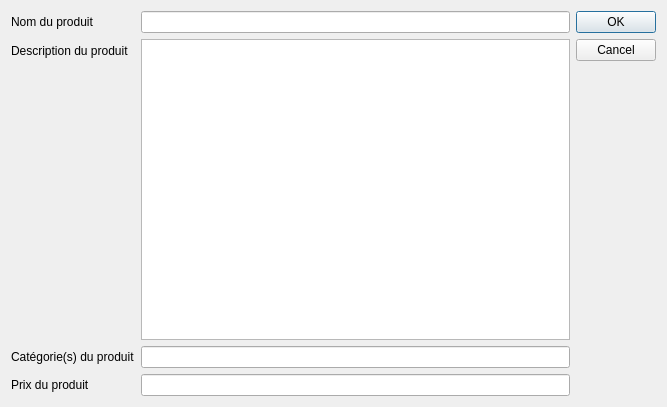
<?xml version="1.0" encoding="UTF-8"?>
<ui version="4.0">
 <class>Dialog</class>
 <widget class="QDialog" name="Dialog">
  <property name="geometry">
   <rect>
    <x>0</x>
    <y>0</y>
    <width>667</width>
    <height>407</height>
   </rect>
  </property>
  <property name="windowTitle">
   <string>Dialog</string>
  </property>
  <layout class="QGridLayout" name="gridLayout">
   <item row="0" column="0">
    <layout class="QFormLayout" name="formLayout">
     <item row="0" column="0">
      <widget class="QLabel" name="label">
       <property name="text">
        <string>Nom du produit</string>
       </property>
      </widget>
     </item>
     <item row="0" column="1">
      <widget class="QLineEdit" name="edit_product_name"/>
     </item>
     <item row="1" column="0">
      <widget class="QLabel" name="label_2">
       <property name="text">
        <string>Description du produit</string>
       </property>
      </widget>
     </item>
     <item row="3" column="0">
      <widget class="QLabel" name="label_3">
       <property name="text">
        <string>Prix du produit</string>
       </property>
      </widget>
     </item>
     <item row="3" column="1">
      <widget class="QLineEdit" name="edit_product_price"/>
     </item>
     <item row="1" column="1">
      <widget class="QTextEdit" name="edit_product_desc"/>
     </item>
     <item row="2" column="0">
      <widget class="QLabel" name="label_4">
       <property name="text">
        <string>Catégorie(s) du produit</string>
       </property>
      </widget>
     </item>
     <item row="2" column="1">
      <widget class="QLineEdit" name="edit_product_category"/>
     </item>
    </layout>
   </item>
   <item row="0" column="1">
    <widget class="QDialogButtonBox" name="validateButton">
     <property name="orientation">
      <enum>Qt::Vertical</enum>
     </property>
     <property name="standardButtons">
      <set>QDialogButtonBox::Cancel|QDialogButtonBox::Ok</set>
     </property>
    </widget>
   </item>
  </layout>
 </widget>
 <resources/>
 <connections>
  <connection>
   <sender>validateButton</sender>
   <signal>accepted()</signal>
   <receiver>Dialog</receiver>
   <slot>accept()</slot>
   <hints>
    <hint type="sourcelabel">
     <x>248</x>
     <y>254</y>
    </hint>
    <hint type="destinationlabel">
     <x>157</x>
     <y>274</y>
    </hint>
   </hints>
  </connection>
  <connection>
   <sender>validateButton</sender>
   <signal>rejected()</signal>
   <receiver>Dialog</receiver>
   <slot>reject()</slot>
   <hints>
    <hint type="sourcelabel">
     <x>316</x>
     <y>260</y>
    </hint>
    <hint type="destinationlabel">
     <x>286</x>
     <y>274</y>
    </hint>
   </hints>
  </connection>
 </connections>
</ui>
